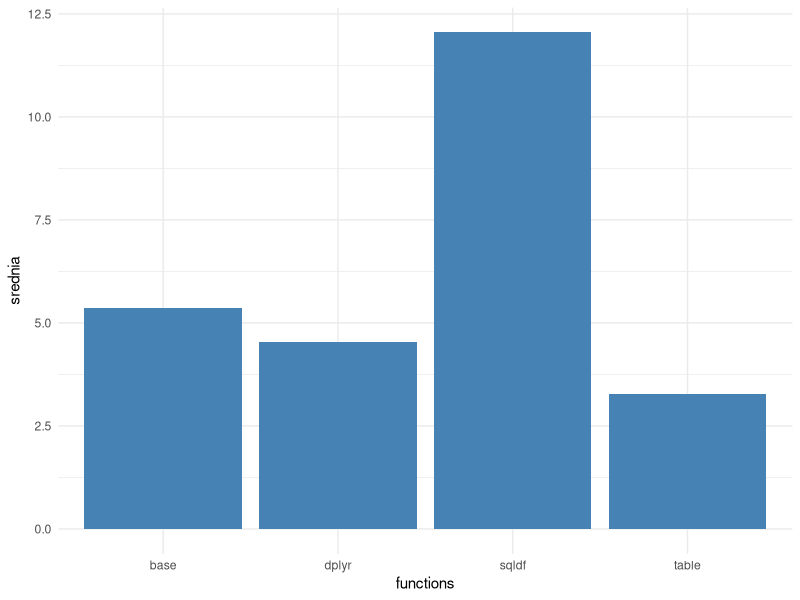
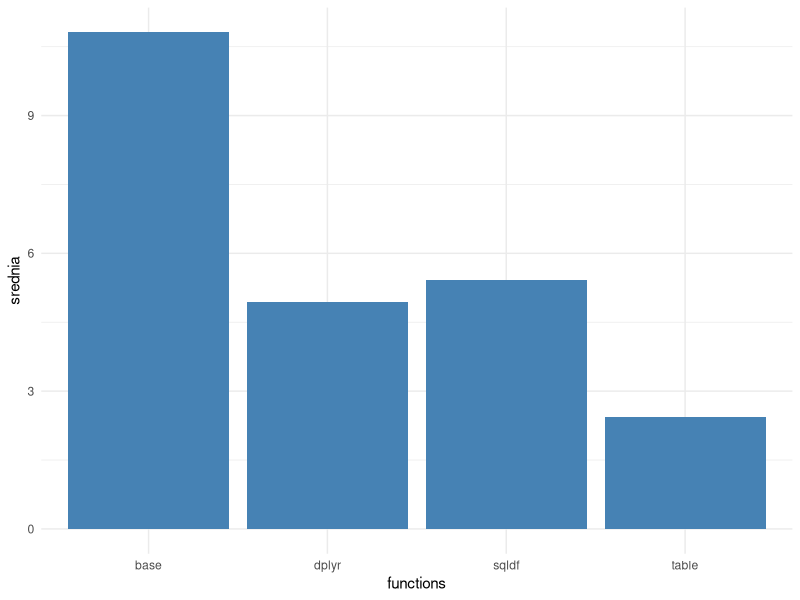
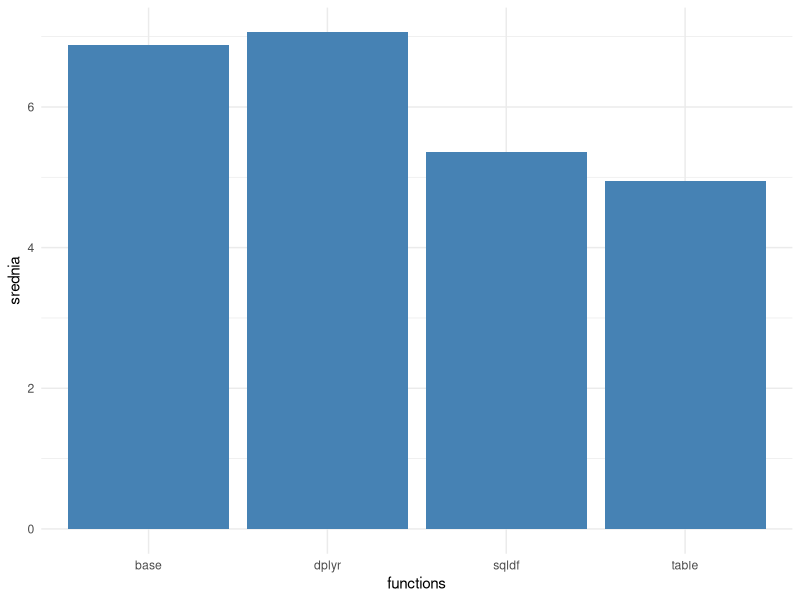
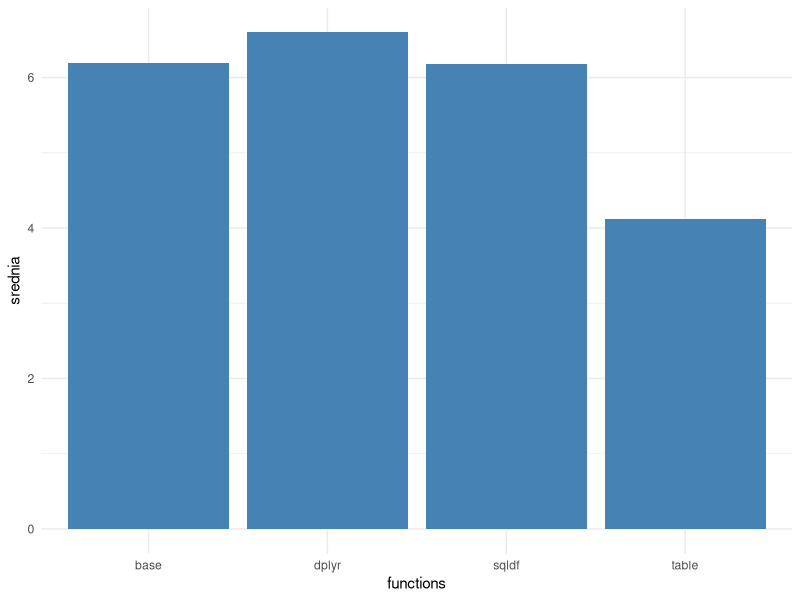
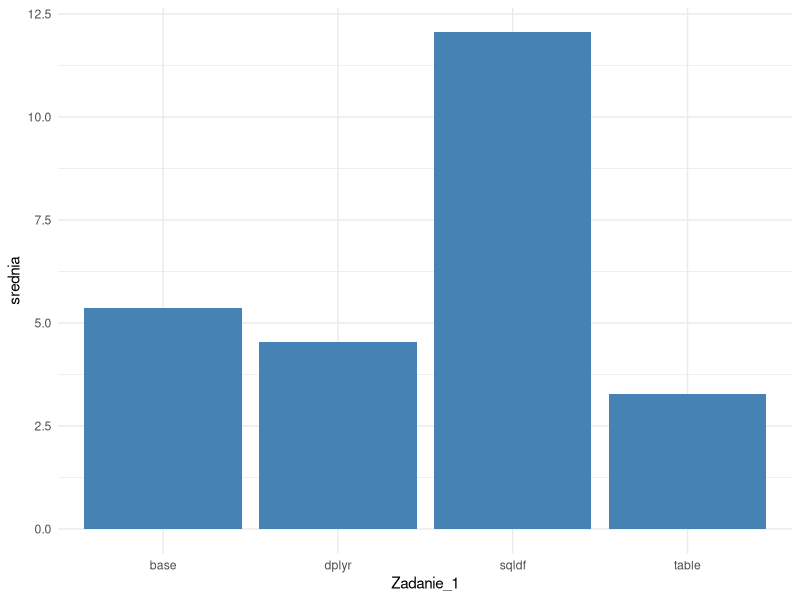
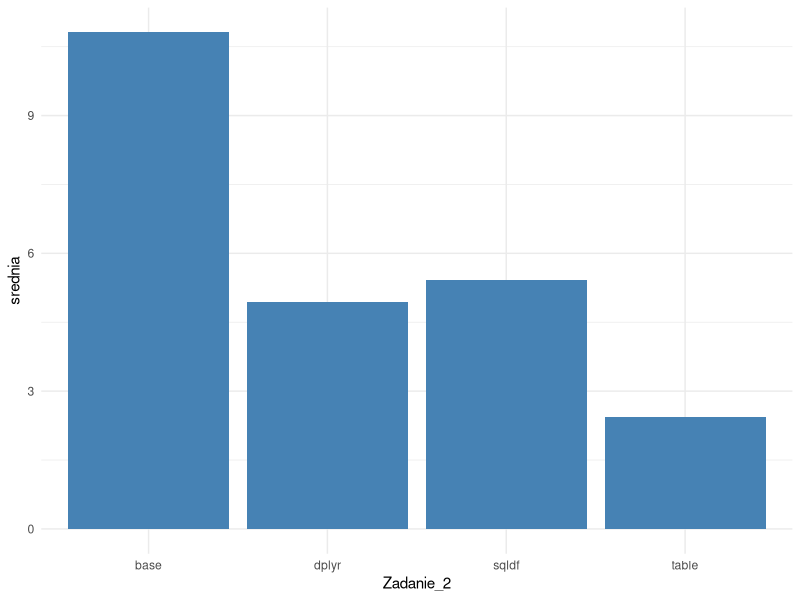
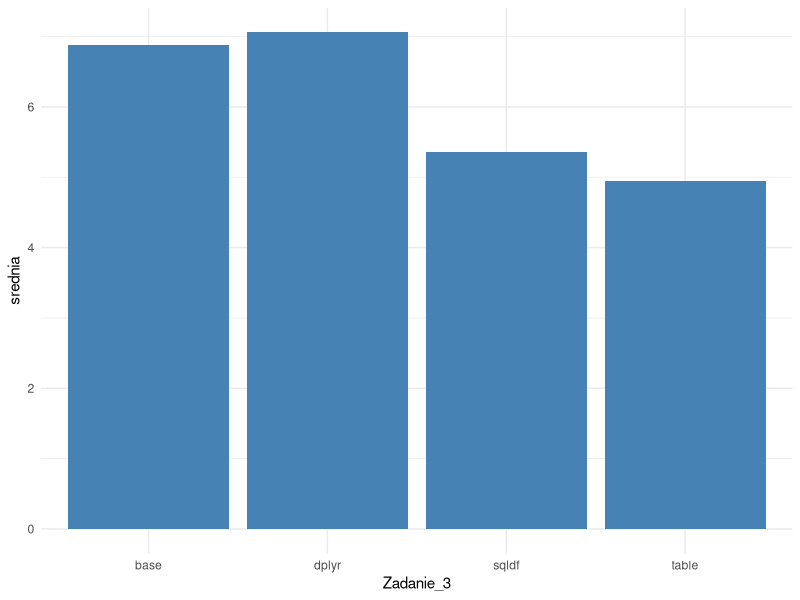
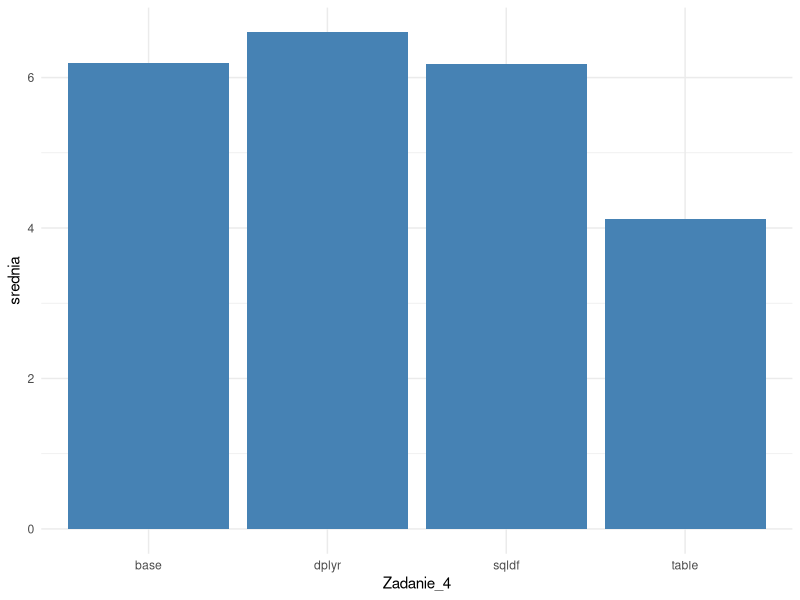

The R script that drew these images, in order:
## ---- chunk 1
df_sql_1 <- function(Tags){
  df1 <- sqldf("SELECT Count, TagName 
               FROM Tags WHERE Count > 1000 
               ORDER BY Count DESC") 
  return(df1)
}
## ---- chunk 2
df_base_1 <- function(Tags){
  x <- Tags[c("TagName", "Count")] # Wybieramy kolumny na których będziemy operować
  x <- as.data.frame(Tags[x$Count > 1000, c("Count", "TagName")]) # Wybieramy tagi, których jest więcej niż 1000
  x <- x[order( x$Count, decreasing = TRUE ), ] # układamy zliczenia tagów malejąco
  rownames(x) <- NULL # usuwamy kolumny indeksów
  return(x)
}
## ---- chunk 3
df_table_1 <- function(Tags){
  t <- as.data.table(Tags) # Tworzymy data.table z ramki danych Tags
  t <- t[ t$Count>1000, ] # Wybieramy tagi, których jest więcej niż 1000
  t[ ,c("ExcerptPostId","WikiPostId","Id" )] <- NULL # usuwamy niepotrzebne dla nas kolumny
  t <- t[order(t$Count, decreasing = TRUE), ] # Układamy zliczenia tagów malejąco
  t <- t[ ,c("Count", "TagName")] # Zamieniamy kolumny miejscami by mieć taki sam wynik
  rownames(t) <- NULL # usuwamy kolumnę indeksów
  t$Count <- as.integer(t$Count) # zmieniamy dane w kolumnie zliczeń tagów na liczbowe wartości
  return(t)
}
## ---- chunk 4
df_dplyr_1 <- function(Tags){
  d <- Tags %>% filter(Count > 1000) # filtrujemy tagi i wybieramy te, których jest więcej niż 1000
  d <- d %>% select(c("TagName","Count")) # Wybieramy kolumny TagName i Count
  d <- d %>% arrange(desc(Count)) # ustawiamy malejąco liczbę zliczeń
  return(d)
}
## ---- chunk 5
check <- function(sqldf,base,table,dplyr){
  dplyr::all_equal( sqldf, base, table ) 
  dplyr::all_equal( sqldf, base, dplyr ) 
  dplyr::all_equal( table, base, dplyr ) 
}
#Zwracane są trzy wartości TRUE
## ---- chunk 6
library("ggplot2")
microb <- data.frame(functions = c("sqldf","base","table","dplyr"), srednia = c(12.05,5.35,3.27,4.54))
p<-ggplot(data=microb, aes(x=functions, y=srednia)) +
  geom_bar(stat="identity", fill="steelblue")+
  theme_minimal()
p
## ---- chunk 7
df_sql_2 <- function(Users,Posts){
  df1 <- sqldf("SELECT Location, COUNT(*) AS Count
  FROM (
  SELECT Posts.OwnerUserId, Users.Id, Users.Location
  FROM Users
  JOIN Posts ON Users.Id = Posts.OwnerUserId
  )
  WHERE Location NOT IN ('')
  GROUP BY Location
  ORDER BY Count DESC
  LIMIT 10")
  View(df1)
  return(df1)
}
## ---- chunk 8
df_base_2 <- function(Users,Posts){
  u <- Users[c("Id", "Location")] # Wybieramy potrzebne kolumny
  u <- u[u$Location != "", ] # eliminujemy puste lokalizacje
  p <- Posts["OwnerUserId"] # wybieramy potrzebną kolumnę z Posts
  colnames(p) <- "Id" # Zmieniamy nazwę kolumny na "Id"
  merge <- merge(u,p,"Id") # Łączymy ramki wedle Id użytkownika
  agg <- aggregate(merge[1], merge["Location"], length) # Grupujemy dane po lokalizacjach
  x <- agg[order( agg$Id, decreasing = TRUE ), ] # Ustawiamy malejąco po Id
  x <- head(x,10) # Wybieramy tylko 10 pierwszych wierszy
  rownames(x) <- NULL # Usuwamy kolumnę indeksów 
  colnames(x) <- c("Location", "Count") # Zmieniamy nazwy kolumn na końcowe
  return(x)
}
## ---- chunk 9
df_table_2 <- function(Users, Posts){
  u <- as.data.table(Users[c("Id","Location")]) # Wybieramy potrzebne kolumny
  u <- u[ u$Location!="", ] # Eliminujemy puste lokalizacje
  p <- as.data.table(Posts["OwnerUserId"]) # Wybieramy potrzebną kolumnę z Posts
  setnames(p, 'Id') # Zmieniamy nazwę kolumny na Id
  merge <- merge(u,p, by="Id") # Łączymy ramki wedle Id użytkownika
  table <- merge[, .(Count = .N), by = Location] # Tworzymy kolumnę Count, w której zliczamy wystąpienia lokalizacji
  table <- head(table[order(table$Count, decreasing = TRUE), ],10) # Ustawiamy malejąco, wybieramy 10 pierwszych wierszy
  return(table)
}
## ---- chunk 10
df_dplyr_2 <- function(Users, Posts){
  users <- Users %>% select(c("Id","Location")) # Wybieramy potrzebne kolumny z ramki Users
  posts <- Posts %>% select("OwnerUserId") # Wybieramy kolejną potrzebną kolumnę z ramki Posts
  users <- users %>% filter(Location != "") # Eliminujemy lokalizacje bez nazw
  colnames(posts) <- "Id" # Zmieniamy nazwę kolumny na Id
  merge <- users %>% inner_join(posts, by="Id") # Łączymy dane ramki wedle Id użytkownika
  df <- merge %>% group_by(Location) %>% summarise(Count=n()) # Grupujemy i zliczamy lokalizacje pod nazwą Count
  df <- df %>% arrange(desc(Count)) # Ustawiamy malejąco
  df <- head(df,10) # Bierzemy 10 pierwszych wyników
  return(df)
}
## ---- chunk 11
check <- function(sqldf,base,table,dplyr){
  dplyr::all_equal( sqldf, base, table ) 
  dplyr::all_equal( sqldf, base, dplyr ) 
  dplyr::all_equal( table, base, dplyr ) 
}
#Zwracane są trzy wartości TRUE
## ---- chunk 12
library("ggplot2")
microb <- data.frame(functions = c("sqldf","base","table","dplyr"), srednia = c(5.42,10.81,2.44,4.93))
p<-ggplot(data=microb, aes(x=functions, y=srednia)) +
  geom_bar(stat="identity", fill="steelblue")+
  theme_minimal()
p
## ---- chunk 13
df_sql_3 <- function(Badges){
  df1 <- sqldf("SELECT Year, SUM(Number) AS TotalNumber
  FROM (
  SELECT
  Name,
  COUNT(*) AS Number,
  STRFTIME('%Y', Badges.Date) AS Year
  FROM Badges
  WHERE Class = 1
  GROUP BY Name, Year
  )
  GROUP BY Year
  ORDER BY TotalNumber")
  return(df1)
}
## ---- chunk 14
df_base_3 <- function(Badges){
  # Wybieramy dane tylko z pierwszymi klasami i wybieramy z nich kolumny Date i Name
  badges <- as.data.frame( na.omit( Badges[ Badges$Class == "1", c("Date", "Name") ],  drop=FALSE) )  
  date <- format( as.Date( badges[,1] ),"%Y" ) # Zmieniamy datę, aby zlczać tylko rok
  badges$Date <- date # Zmieniamy datę na zapis lat
  colnames(badges) <- c("Year","Name") # Nazwywamy kolumny jako Year i Name
  res <- aggregate(badges, badges[c("Year")], length) # Grupujemy po kolejnych latach i zliczamy ich wystąpienia
  res$Name <- NULL # Usuwamy kolumnę Name, bo nie będzie nam potrzebna
  colnames(res) <- c("Year","TotalNumber") # Nazwywamy kolumny wynikowej ramki jako Year i TotalNumber
  res <- res[order( res$TotalNumber, decreasing = FALSE ), ] # Ustawiamy malejąco od największej ilości zliczeń
  return(res)
}
## ---- chunk 15
df_table_3 <- function(Badges){
  table <- as.data.table(Badges[c("Date","Name","Class")]) # Wybieramy potrzebne dane do naszej data.table
  table <- table[table$Class=="1"] # Wybieramy dane tylko z klasą pierszą
  table[, Class:=NULL] # Usuwamy kolumn klas, której już nie potrzebujemy
  date <- table$Date # Tworzymy listę, aby zmienić format daty
  year <- as.data.table( year( date ) ) # Korzystam z funkcji data.table year(),aby wybrać tylko rok z całej dat
  setnames( year, "Year" ) # Nazywam kolumnę Year w ramce year
  setnames(table, c( "Year","Name" ) ) # Nazwywam kolumny jako Year i Name w ramce table
  table[ ,1] <- lapply(year, as.character, stringsAsFactors=FALSE) # Zmieniam zapis lat z liczbowego na character
  df <- table[, .(Count = .N), by = Year] # Zliczam liczbę wystąpień każdego roku pod kolumną Count
  df <- (df[order(df$Count, decreasing = FALSE), ]) # Ustawiam malejąco liczbę wystąpień lat
  setnames( df, c("Year","TotalNumber") ) # Nazywam kolumny jako Year i TotalNumber
  return(df)
}
## ---- chunk 16
df_dplyr_3 <- function(Badges){
  badges <- Badges %>% filter(Class == "1") # Wybieramy dane tylko z pierwszą klasę
  badges <- badges %>% select(Name,Date) # Wybieramy potrzbne nam dane z kolumn Name i Date
  date <- badges %>% select(Date) # Tworzymy wartość date do modyfikowania daty
  year <- format(as.Date(date[ ,1]), "%Y") # Zmieniamy date aby został tylko rok
  matrix_year <- year %>% as_tibble() # Tworzymy ramkę danych z naszych zmodyfikowanych dat
  badges$Date <- matrix_year # Zamieniamy zmodyfikowane daty zamiast starych
  df <- badges %>% group_by(Date) %>% # Grupujemy lata po kolejnych
  summarise(TotalNumber=n()) # Zliczamy wystąpienia każdego jako kolumna Count
  colnames(df) <- c("Year","TotalNumber") # Zmieniamy nazwy kolumn na Year i TotalNumber
  df <- df %>% arrange(TotalNumber) # Ustawiamy otrzymaną ramkę malejąco po liczbie wystąpień
  return(df)
}
## ---- chunk 17
check <- function(sqldf,base,table,dplyr){
  dplyr::all_equal( sqldf, base, table ) 
  dplyr::all_equal( sqldf, base, dplyr ) 
  dplyr::all_equal( table, base, dplyr ) 
}
#Zwracane są trzy wartości TRUE
## ---- chunk 18
library("ggplot2")
microb <- data.frame(functions = c("sqldf","base","table","dplyr"), srednia = c(5.36,6.88,4.95,7.06))
p<-ggplot(data=microb, aes(x=functions, y=srednia)) +
  geom_bar(stat="identity", fill="steelblue")+
  theme_minimal()
p
## ---- chunk 19
df_sql_4 <- function(Users,Posts){
  df <- sqldf("SELECT
  Users.AccountId,
  Users.DisplayName,
  Users.Location,
  AVG(PostAuth.AnswersCount) as AverageAnswersCount
  FROM
  (
  SELECT
  AnsCount.AnswersCount,
  Posts.Id,
  Posts.OwnerUserId
  FROM (
  SELECT Posts.ParentId, COUNT(*) AS AnswersCount
  FROM Posts
  WHERE Posts.PostTypeId = 2
  GROUP BY Posts.ParentId
  ) AS AnsCount
  JOIN Posts ON Posts.Id = AnsCount.ParentId
  ) AS PostAuth
  JOIN Users ON Users.AccountId=PostAuth.OwnerUserId
  GROUP BY OwnerUserId
  ORDER BY AverageAnswersCount DESC, AccountId ASC
  LIMIT 10")
  return(df)
}
## ---- chunk 20
df_base_4 <- function(Users,Posts){
  p <- Posts[ ( is.na(Posts$PostTypeId)==FALSE & Posts$PostTypeId==2 ), ] # Wybieramy dane gdzie PosTypeId użytkownika jest równe 2
  posts <- p["ParentId"] # Wybieramy kolumnę z ParentId użytkownika
  Id <- Posts[c("Id","OwnerUserId")] # Wybieramy kolumny Id i OwnerUserId i zapisujemy jako ramkę Id
  user <- Users[c("AccountId","Location","DisplayName")] # Wybieramy potrzebne kolumny z pliku Users
  colnames(user) <- c("OwnerUserId","Location","DisplayName") # Nazywamy kolumny
  AnsCount <- aggregate(posts, posts["ParentId"], length) # Grupujemy ramkę danych po ParentId i zliczamy
  colnames(AnsCount) <- c("Id","TotalNumber") # Nazywamy kolumny
  PostAuth <- merge(Id,AnsCount,by="Id") # Łączymy ramki danych Id i pogrupowanych zliczonych ParentId
  merge <- merge(user,PostAuth,by="OwnerUserId") # Łączymy wyniki z linijki wyżej z potrzebnymi kolumnami z pliku Users po OwnerUserId
  df <- merge[is.na(merge$OwnerUserId) == FALSE,] # Usuwamy puste numery OwnerUserId
  df["Id"] <- NULL # Usuwamy kolumnę Id
  average <- df[c("OwnerUserId","TotalNumber")] # Tworzymy zmienną do liczenia średniej arytmetycznej
  average <- average[order( average$OwnerUserId ), ] # Ustawiamy malejąco po OwnerUserId
  mean <- as.data.frame(aggregate(average["TotalNumber"], average["OwnerUserId"], mean)) # Grupujemy dane po OwnerUserId i liczymy średnią z TotalNumber
  df <- merge(df, mean, by="OwnerUserId") # Łączymy nasze wyniki po OwnerUserId
  df <- df[ c( "OwnerUserId","DisplayName","Location","TotalNumber.y" ) ] # wybieramy potrzebne wyniki do ostatecznej ramki
  colnames(df) <- c("AccountId","DisplayName","Location","AverageAnswersCount")
  res <- head( df[ order( df$AverageAnswersCount,decreasing = TRUE ), ], 10 ) # Ustawiamy malejąco po obliczonej średniej arytmetycznej i wybieramy 10 pierwszych wyników
  rownames(res) <- NULL # Usuwamy kolumny indeksów
  return(res)
}
## ---- chunk 21
df_table_4 <- function(Users, Posts){
  pt <- as.data.table(Posts) # Tworzymy data.table z pliku Posts
  Id <- as.data.table(Posts[c("Id","OwnerUserId")]) # Tworzymy data.table z potrzebnych nam kolumn z pliku Posts
  user <- as.data.table(Users[c("AccountId","Location","DisplayName")]) # Tworzymy data.table z potrzebnych nam kolumn z pliku Users 
  posts <- pt[ pt$PostTypeId==2, ] # Wybieramy dane gdzie PosTypeId użytkownika jest równe 2
  setnames(user, c("OwnerUserId","Location","DisplayName") ) # Zmieniamy nazwy kolumn
  AnsCount <- posts[, .(Count = .N), by = ParentId] # Zliczamy wystąpienia ParentId jako Count
  setnames(AnsCount, c("Id","TotalNumber")) # Zmieniamy nazwy
  PostAuth <- merge( Id, AnsCount, by="Id" ) # Łączymy uzyskane ramki danych po Id użytkownika
  merge <- merge( user, PostAuth, by="OwnerUserId" ) # Łączymy uzyskane ramki danych po OwnerUserId użytkownika
  df <- merge[ is.na( merge$OwnerUserId ) == FALSE, ] # Usuwamy dane gdzie nie istnieją OwnerUserId
  df[ , Id:=NULL ] # Usuwamy kolumnę Id
  df[ ,1] <- lapply( df[ ,1], as.character, stringsAsFactors=FALSE ) # Modyfikujemy zliczenia, aby zapisać je jako character (napis)
  average <- df # Tworzymy zmienną do liczenia średniej arytmetycznej
  average <- average[, Location:=NULL] # Usuwamy niepotrzebną kolumnę lokalizacje
  average <- average[, DisplayName:=NULL] # Usuwamy niepotrzebną kolumnę nazw
  average <- average[order( average$OwnerUserId ), ] # Ustawiamy OwnerUserId od największych do najmniejszych
  mean <- average[ , (mean=mean(TotalNumber) ), by = OwnerUserId] # Grupujemy dane po OwnerUserId Zliczamy średnią arytmetyczną z ParentId
  table <- merge[is.na(merge$OwnerUserId) == FALSE, ] # Usuwamy dane, które nie isntieją z OwnerUserId
  table[ ,1] <- lapply(table[ ,1], as.character, stringsAsFactors=FALSE) # Modyfikujemy zliczenia, aby zapisać je jako character (napis)
  res <- merge(table, mean, by="OwnerUserId") # Łączymy dane po OwnerUserId
  res <- res[order(-res$V1),] # Ustawiamy zliczoną średnią arytmetyczną malejąco
  res[, Id:=NULL] # Usuwamy kolumnę Id
  res[, TotalNumber:=NULL] # Usuwamy kolumnę TotalNumber
  setnames(res, c("AccountId","DisplayName","Location","AverageAnswersCount")) # Zmieniamy nazwy kolumn
  res <- head( res,10 ) # Wybieramy tylko 10 pierwszych wierszy
  res[ ,c("Location", "DisplayName") := .(DisplayName, Location)] # Zamieniamy miejscami kolumny z lokalizacjami i nazwami
  res$AccountId <- as.integer(res$AccountId) # Zmieniamy kolumnę AccountId na liczbowe wartości
  rownames(res) <- NULL # Usuwamy kolumnę z indeksami
  return(res)
}
## ---- chunk 22
df_dplyr_4 <- function(Users, Posts){
  p <- Posts %>% filter(PostTypeId==2) # Wybieramy dane gdzie PosTypeId użytkownika jest równe 2
  posts <- p %>% select(ParentId) # Wybierammy kolumnę ParentId
  Id <- Posts %>% select(Id,OwnerUserId) # Wybieramy kolumny Id i OwnerUserId i nazywamy jako Id
  user <- Users %>% select(AccountId,Location,DisplayName) # Wybieramy potrzebne kolumny z pliku Users
  colnames(user) <- c("OwnerUserId","Location","DisplayName") # Zmieniamy nazwy
  AnsCount <- posts %>% group_by(ParentId) %>% summarise(TotalNumber=n()) # Grupujemy wynik po ParentId i zliczamy liczbę wystąpień jako TotalNumber
  colnames(AnsCount) <- c("Id","TotalNumber") # Zmieniamy nazwy kolumn
  PostAuth <- Id %>% inner_join(AnsCount, by="Id") # Łączymy wyniki po Id użytkownika
  merge <- user %>% inner_join(PostAuth, by="OwnerUserId") # Łączymy wyniki z linijki wyżej i users po OwnerUserId
  merge <- merge[is.na(merge$OwnerUserId) == FALSE,] # Usuwamy nieistniejące OwnerUserId
  average <- merge %>% select(OwnerUserId,TotalNumber) %>% as_tibble() # Tworzymy zmienną do wyznaczania średniej
  average <- average %>% arrange(OwnerUserId) # Sortujemy dane po OwnerUserId
  mean <- average %>% group_by(OwnerUserId) %>% summarise(n = n(),TotalNumber = mean(TotalNumber, na.rm = TRUE)) # Grupujemy OwnerUserId, zliczamy wystąpeinia wyniku jako TotalNumber i liczymy średnią arytmetyczną
  df <- merge %>% inner_join(mean, by="OwnerUserId") # Łączymy otrzymane dane po OwnerUserId
  df <- df %>% select(OwnerUserId,DisplayName,Location,TotalNumber.y) # Wybieramy potrzebne kolumny
  colnames(df) <- c("AccountId","DisplayName","Location","AverageAnswersCount") #Zmieniamy nazwy
  df <- df %>% arrange(desc(AverageAnswersCount),AccountId) #Sortujemy malejąco po naszej średniej
  df <- head( df, 10 ) # Wyświetlamy 10 pierwszych wierszy
  rownames(df) <- NULL
  return(df)
}
## ---- chunk 23
library("ggplot2")
microb <- data.frame(functions = c("sqldf","base","table","dplyr"), srednia = c(6.18,6.20,4.12,6.60))
p<-ggplot(data=microb, aes(x=functions, y=srednia)) +
  geom_bar(stat="identity", fill="steelblue")+
  theme_minimal()
p
## ---- chunk 24
df_sql_5 <- function(Votes,Posts){
  df <- sqldf("SELECT Posts.Title, Posts.Id,
  STRFTIME('%Y-%m-%d', Posts.CreationDate) AS Date,
  VotesByAge.Votes
  FROM Posts
  JOIN (
  SELECT
  PostId,
  MAX(CASE WHEN VoteDate = 'new' THEN Total ELSE 0 END) NewVotes,
  MAX(CASE WHEN VoteDate = 'old' THEN Total ELSE 0 END) OldVotes,
  SUM(Total) AS Votes
  FROM (
  SELECT
  PostId,
  CASE STRFTIME('%Y', CreationDate)
  WHEN '2021' THEN 'new'
  WHEN '2020' THEN 'new'
  ELSE 'old'
  END VoteDate,
  COUNT(*) AS Total
  FROM Votes
  WHERE VoteTypeId IN (1, 2, 5)
  GROUP BY PostId, VoteDate
  ) AS VotesDates
  GROUP BY VotesDates.PostId
  HAVING NewVotes > OldVotes
  ) AS VotesByAge ON Posts.Id = VotesByAge.PostId
  WHERE Title NOT IN ('')
  ORDER BY Votes DESC
  LIMIT 10")
  return(df)
}
## ---- chunk 25
library("ggplot2") 
microb <- data.frame(Zadanie_1 = c("sqldf","base","table","dplyr"), srednia = c(12.05,5.35,3.27,4.54))
p<-ggplot(data=microb, aes(x=Zadanie_1, y=srednia)) +
  geom_bar(stat="identity", fill="steelblue")+
  theme_minimal()
microb2 <- data.frame(Zadanie_2 = c("sqldf","base","table","dplyr"), srednia = c(5.42,10.81,2.44,4.93))
p2<-ggplot(data=microb2, aes(x=Zadanie_2, y=srednia)) +
  geom_bar(stat="identity", fill="steelblue")+
  theme_minimal()
microb3 <- data.frame(Zadanie_3 = c("sqldf","base","table","dplyr"), srednia = c(5.36,6.88,4.95,7.06))
p3<-ggplot(data=microb3, aes(x=Zadanie_3, y=srednia)) +
  geom_bar(stat="identity", fill="steelblue")+
  theme_minimal()
microb4 <- data.frame(Zadanie_4 = c("sqldf","base","table","dplyr"), srednia = c(6.18,6.20,4.12,6.60))
p4<-ggplot(data=microb4, aes(x=Zadanie_4, y=srednia)) +
  geom_bar(stat="identity", fill="steelblue")+
  theme_minimal()
p
p2
p3
p4
## ---- chunk 26
library("ggplot2") 
microb5 <- data.frame(Biblioteka = c("sqldf","base","table","dplyr"), srednia = c(7.25,7.31,3.695,5.78))
g<-ggplot(data=microb5, aes(x=Biblioteka, y=srednia)) +
  geom_bar(stat="identity", fill="orange")+
  theme_minimal()
g
## ---- chunk 27
library("ggplot2") 
circle <- data.frame(Biblioteka = c("sqldf","base","table","dplyr"), srednia = c(7.25,7.31,3.695,5.78))
ggplot(circle, aes(x="", y=srednia, fill=Biblioteka)) +
  geom_bar(stat="identity", width=1) +
  coord_polar("y", start=100)
